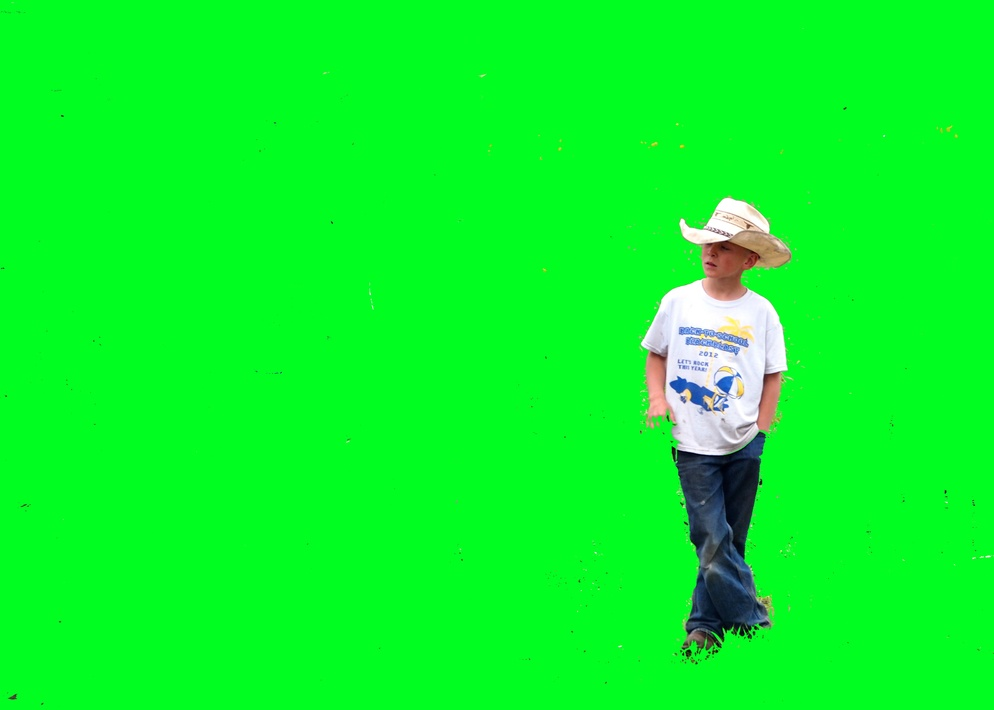
#> input picture data/dataset/mix_img/lab/boy.jpg, 994 x 710 px, shrunk from 3812 x 2721 before the run
$ python -i add_local_light_radically.py   (imports and definitions only)
#> lines starting #> are read from the running program, lines starting #| are printed output that depends on the picture
import cv2
import numpy as np
import random
from scipy.stats import norm
import argparse

def generate_spot_light_mask(mask_size,
                             position=None,
                             max_brightness=255,
                             min_brightness=0,
                             mode="gaussian",
                             linear_decay_rate=None,
                             speedup=False):
    """
    Generate decayed light mask generated by spot light given position, direction. Multiple spotlights are accepted.
    Args:
        mask_size: tuple of integers (w, h) defining generated mask size
        position: list of tuple of integers (x, y) defining the center of spotlight light position,
                  which is the reference point during rotating
        max_brightness: integer that max brightness in the mask
        min_brightness: integer that min brightness in the mask
        mode: the way that brightness decay from max to min: linear or gaussian
        linear_decay_rate: only valid in linear_static mode. Suggested value is within [0.2, 2]
        speedup: use `shrinkage then expansion` strategy to speed up vale calculation
    Return:
        light_mask: ndarray in float type consisting value from max_brightness to min_brightness. If in 'linear' mode
                    minimum value could be smaller than given min_brightness.
    """
    if position is None:
        position = [(random.randint(0, mask_size[0]), random.randint(0, mask_size[1]))]
    if linear_decay_rate is None:
        if mode == "linear_static":
            linear_decay_rate = random.uniform(0.25, 1)
    assert mode in ["linear", "gaussian"], \
        "mode must be linear_dynamic, linear_static or gaussian"
    mask = np.zeros(shape=(mask_size[1], mask_size[0]), dtype=np.float32)
    if mode == "gaussian":
        mu = np.sqrt(mask.shape[0]**2+mask.shape[1]**2)
        dev = mu / 3.5
        mask = _decay_value_radically_norm_in_matrix(mask_size, position, max_brightness, min_brightness, dev)
    mask = np.asarray(mask, dtype=np.uint8)
    # add median blur
    mask = cv2.medianBlur(mask, 5)
    mask = 255 - mask
    # cv2.imshow("mask", mask)
    # cv2.waitKey(0)
    return mask

def _decay_value_radically_norm_in_matrix(mask_size, centers, max_value, min_value, dev):
    """
    _decay_value_radically_norm function in matrix format
    """
    center_prob = norm.pdf(0, 0, dev)
    x_value_rate = np.zeros((mask_size[1], mask_size[0]))
    for center in centers:
        coord_x = np.arange(mask_size[0])
        coord_y = np.arange(mask_size[1])
        xv, yv = np.meshgrid(coord_x, coord_y)
        dist_x = xv - center[0]
        dist_y = yv - center[1]
        dist = np.sqrt(np.power(dist_x, 2) + np.power(dist_y, 2))
        x_value_rate += norm.pdf(dist, 0, dev) / center_prob
    mask = x_value_rate * (max_value - min_value) + min_value
    mask[mask > 255] = 255
    return mask

def _decay_value_radically_norm(x, centers, max_value, min_value, dev):
    """
    Calculate point value decayed from center following Gaussian decay. If multiple centers are given, value
    from each center sums up while limiting the accumulated value into [0, 255]
    NOTE: assuming light at each center is identical: same brightness and same decay rate
    """
    center_prob = norm.pdf(0, 0, dev)
    x_value_rate = 0
    for center in centers:
        distance = np.sqrt((center[0]-x[0])**2 + (center[1]-x[1])**2)
        x_value_rate += norm.pdf(distance, 0, dev) / center_prob
    x_value = x_value_rate * (max_value - min_value) + min_value
    x_value = 255 if x_value > 255 else x_value
    return x_value

def add_spot_light(image, light_position=None, max_brightness=255, min_brightness=0,
                   mode='gaussian', linear_decay_rate=None, transparency=None):
    """
    Add mask generated from spot light to given image
    """
#> called with image = '../../data/dataset/mix_img/lab/boy.jpg', max_brightness = 255, min_brightness = 0, mode = 'gaussian'
    if transparency is None:
        transparency = random.uniform(0.5, 0.85)
    frame = cv2.imread(image)
#> frame is the input picture: shape (710, 994, 3); mean B, G, R 39.7, 247.9, 8.6
    height, width, _ = frame.shape
#> height = 710; width = 994
    hsv = cv2.cvtColor(frame, cv2.COLOR_BGR2HSV)
#> hsv: shape (710, 994, 3); mean H, S, V 65.1, 245, 249.1
    mask = generate_spot_light_mask(mask_size=(width, height),
                                    position=light_position,
                                    max_brightness=max_brightness,
                                    min_brightness=min_brightness,
                                    mode=mode,
                                    linear_decay_rate=linear_decay_rate)
    print(hsv.shape)
#| (710, 994, 3)
    hsv[:, :, 2] = hsv[:, :, 2] * transparency + mask * (1 - transparency)
#> hsv: shape (710, 994, 3); mean H, S, V 65.1, 245, 222.2
    frame = cv2.cvtColor(hsv, cv2.COLOR_HSV2BGR)
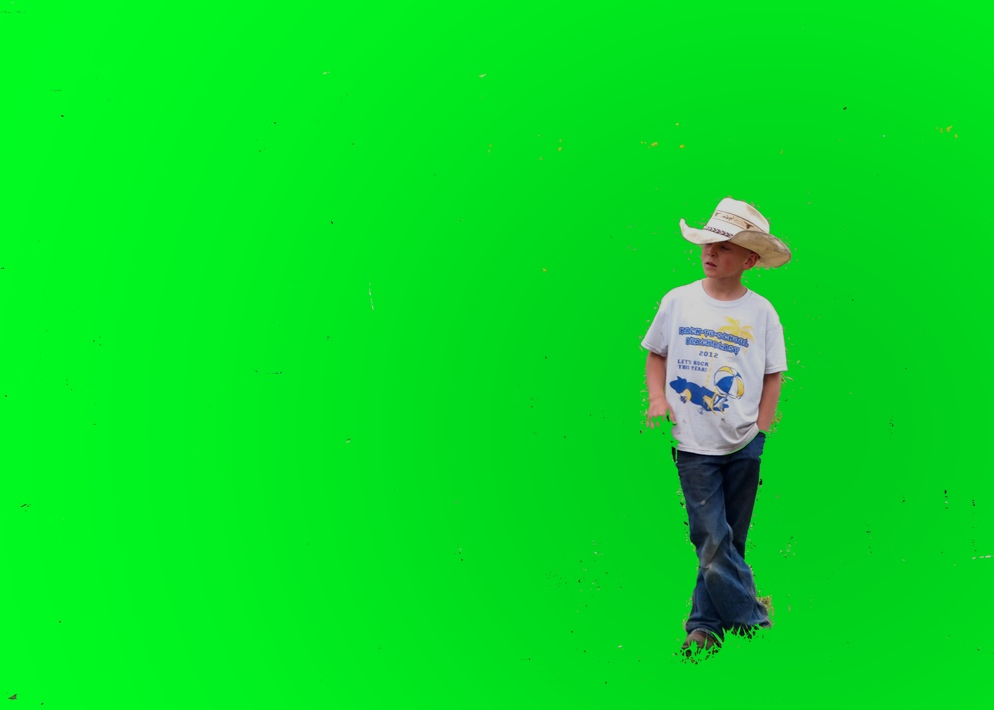
#> frame: shape (710, 994, 3); mean B, G, R 35.1, 221.2, 6.9
    frame[frame > 255] = 255
    frame = np.asarray(frame, dtype=np.uint8)
    return frame

# [11 lines not run here, left out]

>>> result = add_spot_light('../../data/dataset/mix_img/lab/boy.jpg')
